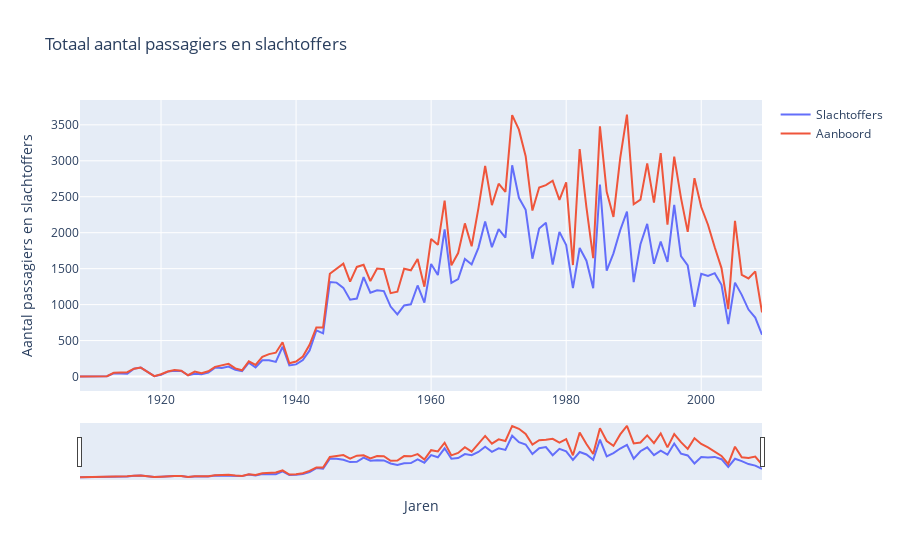

Notebook source saved alongside this figure:
### Code cell
fig = go.Figure()

fig.add_trace(go.Scatter(x = yearly_fatalities_aircraft["Date"], y = yearly_fatalities_aircraft["Fatalities"], name = "Slachtoffers"))
fig.add_trace(go.Scatter(x = yearly_fatalities_aircraft["Date"], y = yearly_fatalities_aircraft["Aboard"], name = "Aanboord"))

fig.update_layout(title = "Totaal aantal passagiers en slachtoffers", xaxis_title = "Jaren", yaxis_title = "Aantal passagiers en slachtoffers",
                 xaxis_rangeslider_visible=True, xaxis=dict(rangeselector=rangeselector)
                                   )
                  
                 

fig.show()

### Figure 1 — Plotly figure (JSON) as saved in the notebook; plotly's stock layout.template omitted (floating-point values rounded to 4 significant figures)
{"data": [{"name": "Slachtoffers", "type": "scatter", "x": [1908, 1912, 1913, 1915, 1916, 1917, 1918, 1919, 1920, 1921, 1922, 1923, 1924, 1925, 1926, 1927, 1928, 1929, 1930, 1931, 1932, 1933, 1934, 1935, 1936, 1937, 1938, 1939, 1940, 1941, 1942, 1943, 1944, 1945, 1946, 1947, 1948, 1949, 1950, 1951, 1952, 1953, 1954, 1955, 1956, 1957, 1958, 1959, 1960, 1961, 1962, 1963, 1964, 1965, 1966, 1967, 1968, 1969, 1970, 1971, 1972, 1973, 1974, 1975, 1976, 1977, 1978, 1979, 1980, 1981, 1982, 1983, 1984, 1985, 1986, 1987, 1988, 1989, 1990, 1991, 1992, 1993, 1994, 1995, 1996, 1997, 1998, 1999, 2000, 2001, 2002, 2003, 2004, 2005, 2006, 2007, 2008, 2009], "y": [1, 5, 45, 40, 108, 124, 65, 5, 24, 68, 80, 77, 18, 39, 30, 54, 124, 119, 138, 94, 75, 192, 126, 226, 227, 203, 414, 154, 169, 229, 363, 642, 601, 1314, 1306, 1233, 1069, 1085, 1382, 1166, 1200, 1188, 973, 864, 989, 1004, 1266, 1027, 1565, 1411, 2047, 1303, 1354, 1636, 1559, 1789, 2156, 1799, 2049, 1932, 2937, 2485, 2318, 1639, 2059, 2138, 1558, 2011, 1827, 1230, 1787, 1611, 1228, 2670, 1471, 1713, 2034, 2293, 1312, 1839, 2122, 1568, 1876, 1593, 2386, 1673, 1544, 970, 1429, 1398, 1437, 1276, 728, 1306, 1136, 931, 820, 581]}, {"name": "Aanboord", "type": "scatter", "x": [1908, 1912, 1913, 1915, 1916, 1917, 1918, 1919, 1920, 1921, 1922, 1923, 1924, 1925, 1926, 1927, 1928, 1929, 1930, 1931, 1932, 1933, 1934, 1935, 1936, 1937, 1938, 1939, 1940, 1941, 1942, 1943, 1944, 1945, 1946, 1947, 1948, 1949, 1950, 1951, 1952, 1953, 1954, 1955, 1956, 1957, 1958, 1959, 1960, 1961, 1962, 1963, 1964, 1965, 1966, 1967, 1968, 1969, 1970, 1971, 1972, 1973, 1974, 1975, 1976, 1977, 1978, 1979, 1980, 1981, 1982, 1983, 1984, 1985, 1986, 1987, 1988, 1989, 1990, 1991, 1992, 1993, 1994, 1995, 1996, 1997, 1998, 1999, 2000, 2001, 2002, 2003, 2004, 2005, 2006, 2007, 2008, 2009], "y": [2, 5, 51, 60, 109, 124, 65, 5, 31, 69, 91, 80, 18, 68, 45, 73, 134, 152, 176, 113, 87, 212, 162, 273, 312, 331, 476, 184, 209, 279, 442, 682, 682, 1429, 1498, 1569, 1320, 1524, 1553, 1328, 1501, 1492, 1159, 1180, 1498, 1477, 1633, 1249, 1914, 1831, 2445, 1546, 1717, 2130, 1812, 2339, 2928, 2383, 2681, 2567, 3635, 3433, 3064, 2308, 2629, 2662, 2722, 2457, 2701, 1550, 3163, 2352, 1647, 3480, 2568, 2220, 3037, 3643, 2396, 2459, 2965, 2419, 3106, 2112, 3058, 2485, 2011, 2758, 2357, 2111, 1798, 1508, 937, 2164, 1413, 1364, 1463, 891]}], "layout": {"title": {"text": "Totaal aantal passagiers en slachtoffers"}, "xaxis": {"rangeselector": {"buttons": [{"count": 10, "label": "10j", "step": "year", "stepmode": "backward"}, {"count": 20, "label": "20j", "step": "year", "stepmode": "backward"}, {"count": 30, "label": "30j", "step": "year", "stepmode": "backward"}, {"count": 40, "label": "40j", "step": "year", "stepmode": "backward"}, {"count": 50, "label": "50j", "step": "year", "stepmode": "backward"}, {"count": 60, "label": "60j", "step": "year", "stepmode": "backward"}, {"count": 70, "label": "70j", "step": "year", "stepmode": "backward"}, {"count": 80, "label": "80j", "step": "year", "stepmode": "backward"}, {"count": 90, "label": "90j", "step": "year", "stepmode": "backward"}, {"count": 100, "label": "100j", "step": "year", "stepmode": "backward"}, {"step": "all"}]}, "rangeslider": {"visible": true}, "title": {"text": "Jaren"}}, "yaxis": {"title": {"text": "Aantal passagiers en slachtoffers"}}}}
